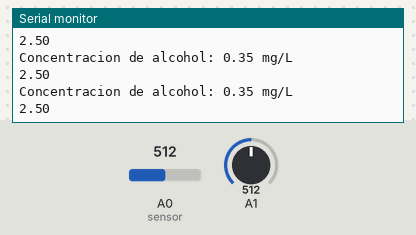
Simulated run of this sketch. Board: Arduino Uno, built with avr-gcc and run on an emulated ATmega328P. Parts: the last lines printed to the serial monitor. Inputs (shaded band) come from the test bench; at power-on: A0 (sensor) = 512, A1 = 512.

Above: at 7.2 s.
7.3 s: A0 (sensor) set to 907
At 8.0 s:
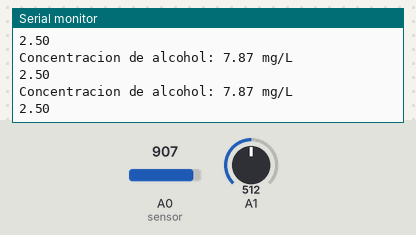
10.3 s: A0 (sensor) set to 934
At 11.0 s:
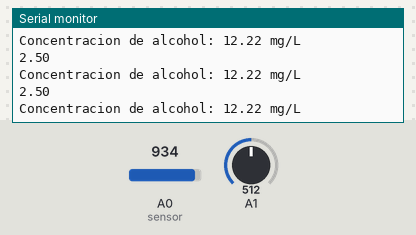
Timing chart, 0 to 13.3 s (numbered marks = the images above; inputs shaded):
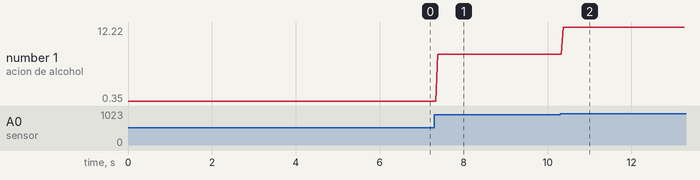

Measured:
- the behaviour switches between 922 and 923 on A0 (sensor) (found by bisection; images 1 and 2)
- after the input at 7.3 s, the serial monitor: prints a new line after 0.08 s (image 1)
- after the input at 10.3 s, the serial monitor: prints a new line after 0.08 s (image 2)
- plotted number 1: 0.35 → 7.87 after the input at 7.3 s, 7.87 → 12.22 after the input at 10.3 s

The sketch:

sensor_alcohol_mq_3.ino
```cpp
//********************************Sensor de Alcohol**********************************
//*                                                                                 *
//*El MQ-3 es un sensor que mide la concentración en mg/L de alcohol en el aire.    *
//*                                                                                 *
//*El siguiente programa realiza la lectura del sensor de alcohol MQ-3 y en base a  *
//*este dato calcula la concentración en mg/L en el aire.                           *
//***********************************************************************************

//Se declaran las variables empleadas
int readSensor;
float div_voltaje;
float rs_ro, alcohol, vout;

const float factor = 0.00488;

void setup()
{
  Serial.begin(9600);    //Se inicia la comunicación serie a 9600 baudios
}

void loop()
{
  readSensor = analogRead(A0);  //Lectura del sensor
  div_voltaje = analogRead(A1) * factor;
  vout = factor * readSensor;  //Conversión a volts. La resolución es 5V/1024 = 0.00488mV
  rs_ro = (5/vout) - 1;  //Cálculo del cociente Rs/Ro. Esta ecuación se obtiene del
  //analisis del circuito realizada en el Desarrollo.
  alcohol = 0.354*pow(rs_ro, -1.518);  //Conforme a la Fig. 2 de la hoja de datos del
  //sensor MQ-3 se realiza la regresión en Excel, obteniendose así su ecuación
  //caracteristíca: mg/L de Alcohol = 0.354*(RS/RO)^-1.518

  //Se imprime en el monitor serie la concentración de alcohol en el aire
  Serial.print("Concentracion de alcohol: ");
  Serial.print(alcohol);
  Serial.println(" mg/L");
  Serial.println(div_voltaje);

  delay(10);  //Retardo por estabilidad
}
```
